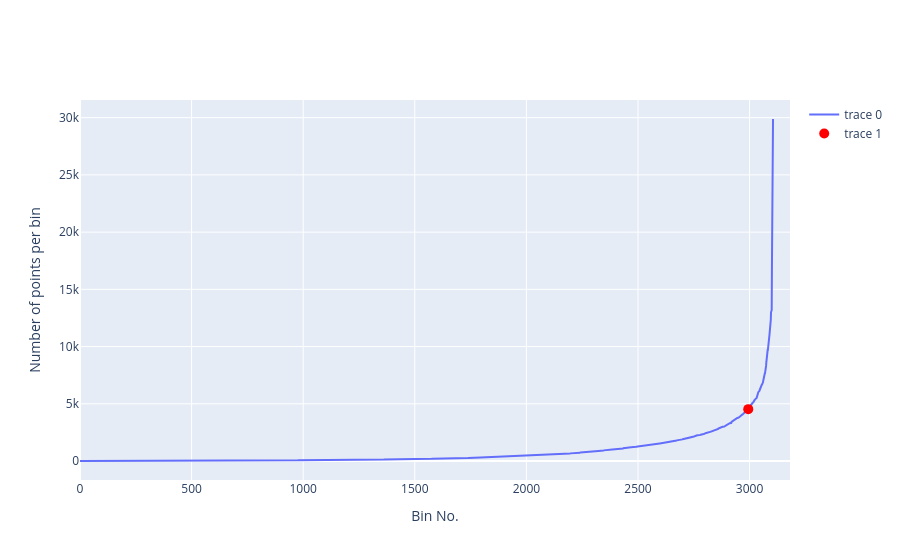

Notebook cell for this chart:
### Code cell
threshold_0 = profileNo_vs_xy_bins(df_80_00, n_x_bins=100, n_y_bins=100, show_threshold=True, threshold_quantile=0.99, projection='npstere')

### Figure 1 — Plotly figure (JSON) as saved in the notebook; plotly's stock layout.template omitted (floating-point values rounded to 4 significant figures; data arrays with more than 128 entries replaced by an {"elided": "..."} marker saying what was removed)
{"data": [{"type": "scatter", "x": {"elided": "3106 int values"}, "y": {"elided": "3106 int values"}}, {"marker": {"color": "red", "size": 10}, "mode": "markers", "type": "scatter", "x": [2994], "y": [4532]}], "layout": {"xaxis": {"title": {"text": "Bin No."}}, "yaxis": {"title": {"text": "Number of points per bin"}}}}
